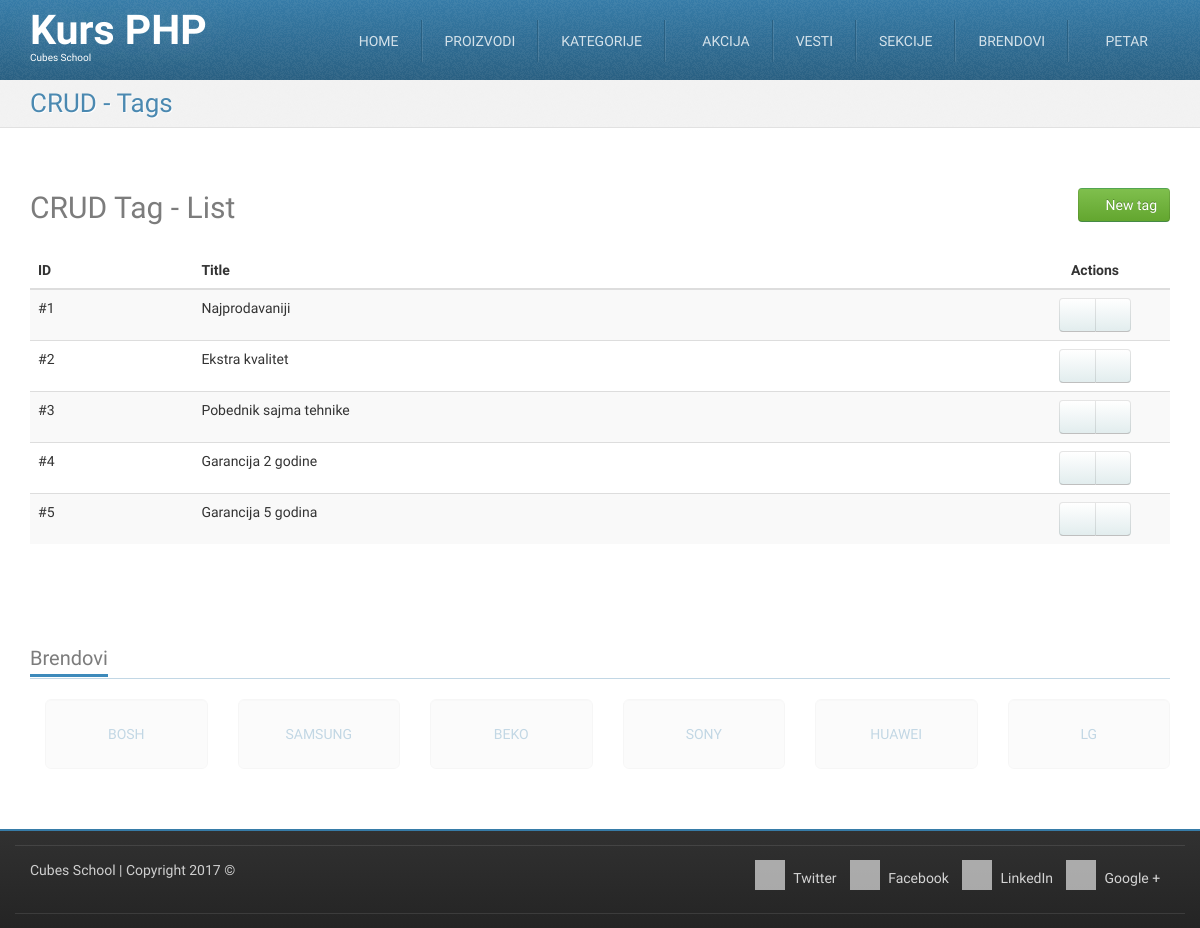
The page /crud-tag-list.php (signed in) on the database its author committed.
### tables this page shows
CREATE TABLE `tags` (
  `id` int(11) NOT NULL,
  `title` varchar(255) NOT NULL
);

CREATE TABLE `brands` (
  `id` int(11) NOT NULL,
  `title` char(50) NOT NULL,
  `website_url` varchar(255) NOT NULL
);

### crud-tag-list.php (called while the page is built, shortened)
<?php
require_once __DIR__ . '/models/m_tags.php';
$tags = tagsFetchAll();
require_once __DIR__ . '/views/layout/header.php';
require_once __DIR__ . '/views/templates/t_crud-tag-list.php';
require_once __DIR__ . '/views/layout/footer.php';

### models/m_tags.php (called while the page is built, shortened)
<?php
require_once __DIR__ . '/m_database.php';
function tagsFetchAll() {
    $query = "SELECT `tags`.* FROM `tags`";
    return dbFetchAll($query);
}

### models/m_database.php (called while the page is built, shortened)
<?php
function dbGetLink() {
	static $link;
	if (!isset($link)) {
		$link = mysqli_connect('127.0.0.1', 'cubes', 'cubes', 'cubesphp');
	}
	return $link;
}
function dbQuery($query) {
	$link = dbGetLink();
	$result = mysqli_query($link, $query);
	return $result;
}
function dbFetchAll($query) {
	$result = dbQuery($query);
	return mysqli_fetch_all($result, MYSQLI_ASSOC);
}

### models/m_brands.php (called while the page is built, shortened)
<?php
require_once __DIR__ . '/m_database.php';
function brandsFetchAll() {
	$query = "SELECT `brands`.* FROM `brands`";
	return dbFetchAll($query);
}
function brandsRandom() {
    	$query = "SELECT `brands`.* "
                . "FROM `brands` "
                . "ORDER BY RAND() "
                . "LIMIT 6";
        return dbFetchAll($query);
}

### views/templates/t_crud-tag-list.php (the view, shortened to what this page needs)
<div id="highlighted">
    <div class="container">
        <div class="header">
            <h2 class="page-title">
                <span>CRUD - Tags</span>
            </h2>
        </div>
    </div>
</div>
<div id="content">
    <div class="container portfolio">
        <div class="row">
            <div class="col-md-12">
                <h2>
                    CRUD Tag - List
                    <a href="/crud-tag-insert.php" class="pull-right btn btn-success">
                        <i class="fa fa-plus-circle"></i>
                        New tag
                    </a>
                </h2>
            </div>
        </div>
        <div class="row">
            <div class="col-md-12">
                <table class="table table-striped table-hover">
                    <thead>
                        <tr>
                            <th>ID</th>
                            <th>Title</th>
                            <th class="actions text-center">Actions</th>
                        </tr>
                    </thead>
                    <tbody>
                        <?php foreach ($tags as $tag) { ?>
                            <tr>
                                <td>
                                    #<?php echo htmlspecialchars($tag['id']); ?>
                                </td>
                                <td>
                                    <?php echo htmlspecialchars($tag['title']); ?>
                                </td>
                                <td class="text-center">
                                    <div class="btn-group">
                                        <a href="/crud-tag-edit.php?id=<?php echo htmlspecialchars($tag['id']); ?>" class="btn btn-default"><i class="fa fa-pencil"></i></a>
                                        <a href="/crud-tag-delete.php?id=<?php echo htmlspecialchars($tag['id']); ?>" class="btn btn-default"><i class="fa fa-trash"></i></a>
                                    </div>
                                </td>
                            </tr>
                        <?php } ?>
                    </tbody>
                </table>
            </div>
        </div>
    </div>
</div>

### views/layout/footer.php (shortened to what this page needs)
<?php
require_once __DIR__ . '/../../models/m_brands.php';
?>
<div id="content-below" class="wrapper">
    <div class="container">
        <div class="clients block">
            <h3 class="block-title">
                <span>Brendovi</span>
            </h3>
            <ul class="thumbnails list-unstyled row">
                <?php foreach (brandsRandom() as $brand) { ?>
                    <li class="col-sm-2">
                        <a href="/brand.php?id=<?php echo htmlspecialchars ($brand['id']); ?>" class="well well-lg text-uppercase text-justify">
                            <?php echo htmlspecialchars($brand['title']); ?>
                        </a>
                    </li>
                <?php } ?>
            </ul>
        </div>
    </div>
</div>
<footer id="footer">
    <div class="container">
        <div class="row">
            <div class="subfooter">
                <div class="col-md-5">
                    <p><a href="http://school.cubes.rs/">Cubes School</a> | Copyright 2017 &copy;</p>
                </div>
                <div class="col-md-7 col social-media">
                    <a href="#"><i class="fa fa-twitter"></i> Twitter</a>
                    <a href="#"><i class="fa fa-facebook"></i> Facebook</a>
                    <a href="#"><i class="fa fa-linkedin"></i> LinkedIn</a>
                    <a href="#"><i class="fa fa-google-plus"></i> Google +</a>
                </div>
            </div>
        </div>
        <div class="row">
            <div class="subfooter">
            </div>
        </div>
    </div>
</footer>
</body>
</html>

### skins/tema/css/custom-style.css (style rules this page uses)
#footer { min-height: 40px; }
#footer .social-media { text-align: right; }
#footer .social-media a { display: inline-block; margin-right: 0.7em; }
table .actions { width: 150px; }

### skins/tema/css/colour-blue.css (style rules this page uses)
body #highlighted { border-bottom-color: #e1e1e1; background-color: #f2f2f2; color: #377ca8; text-shadow: 1px 1px 1px #ffffff; }
body #footer { border-top-color: #377ca8; }
body .header .page-title { color: rgba(55, 124, 168, 0.9); }
body .block .block-title { border-bottom-color: rgba(55, 124, 168, 0.3); }
body .block .block-title span { border-bottom-color: #3d8abb; }

### rows shown on the page
tags: id "1", title "Najprodavaniji"
tags: id "2", title "Ekstra kvalitet"
tags: id "3", title "Pobednik sajma tehnike"
tags: id "4", title "Garancija 2 godine"
tags: id "5", title "Garancija 5 godina"
brands: title "BOSH"
brands: title "SAMSUNG"
brands: title "BEKO"
brands: title "SONY"
brands: title "HUAWEI"
brands: title "LG"

### other values the page prints
$_SESSION['logged_in_user']['username'] "PETAR"
